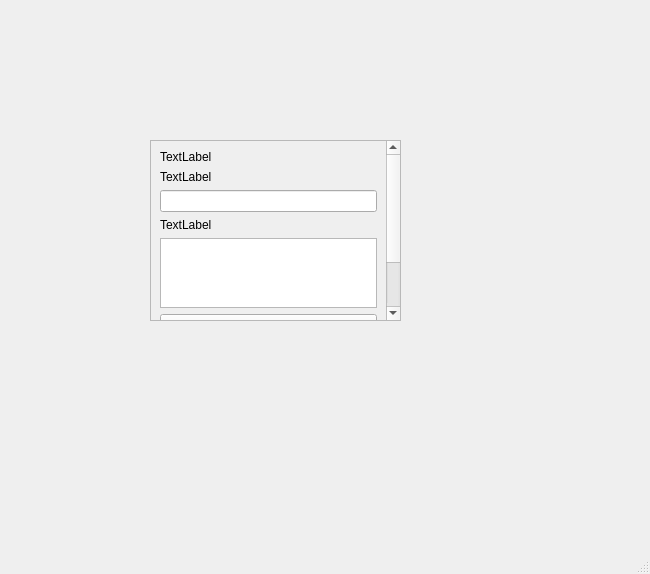
<?xml version="1.0" encoding="UTF-8"?>
<ui version="4.0">
 <class>MainWindow</class>
 <widget class="QMainWindow" name="MainWindow">
  <property name="geometry">
   <rect>
    <x>0</x>
    <y>0</y>
    <width>650</width>
    <height>574</height>
   </rect>
  </property>
  <property name="windowTitle">
   <string>MainWindow</string>
  </property>
  <widget class="QWidget" name="centralwidget">
   <widget class="QScrollArea" name="scrollArea">
    <property name="geometry">
     <rect>
      <x>150</x>
      <y>140</y>
      <width>251</width>
      <height>181</height>
     </rect>
    </property>
    <property name="widgetResizable">
     <bool>true</bool>
    </property>
    <widget class="QWidget" name="scrollAreaWidgetContents">
     <property name="geometry">
      <rect>
       <x>0</x>
       <y>0</y>
       <width>249</width>
       <height>300</height>
      </rect>
     </property>
     <layout class="QVBoxLayout" name="verticalLayout">
      <item>
       <widget class="QLabel" name="label">
        <property name="text">
         <string>TextLabel</string>
        </property>
       </widget>
      </item>
      <item>
       <widget class="QLabel" name="label_2">
        <property name="text">
         <string>TextLabel</string>
        </property>
       </widget>
      </item>
      <item>
       <widget class="QLineEdit" name="lineEdit"/>
      </item>
      <item>
       <widget class="QLabel" name="label_3">
        <property name="text">
         <string>TextLabel</string>
        </property>
       </widget>
      </item>
      <item>
       <widget class="QTextEdit" name="textEdit"/>
      </item>
      <item>
       <widget class="QComboBox" name="comboBox"/>
      </item>
      <item>
       <widget class="QPushButton" name="pushButton">
        <property name="text">
         <string>PushButton</string>
        </property>
       </widget>
      </item>
      <item>
       <widget class="QLabel" name="label_4">
        <property name="baseSize">
         <size>
          <width>50</width>
          <height>100</height>
         </size>
        </property>
        <property name="text">
         <string>TextLabel</string>
        </property>
       </widget>
      </item>
     </layout>
    </widget>
   </widget>
  </widget>
  <widget class="QMenuBar" name="menubar">
   <property name="geometry">
    <rect>
     <x>0</x>
     <y>0</y>
     <width>650</width>
     <height>22</height>
    </rect>
   </property>
  </widget>
  <widget class="QStatusBar" name="statusbar"/>
 </widget>
 <resources/>
 <connections/>
</ui>
